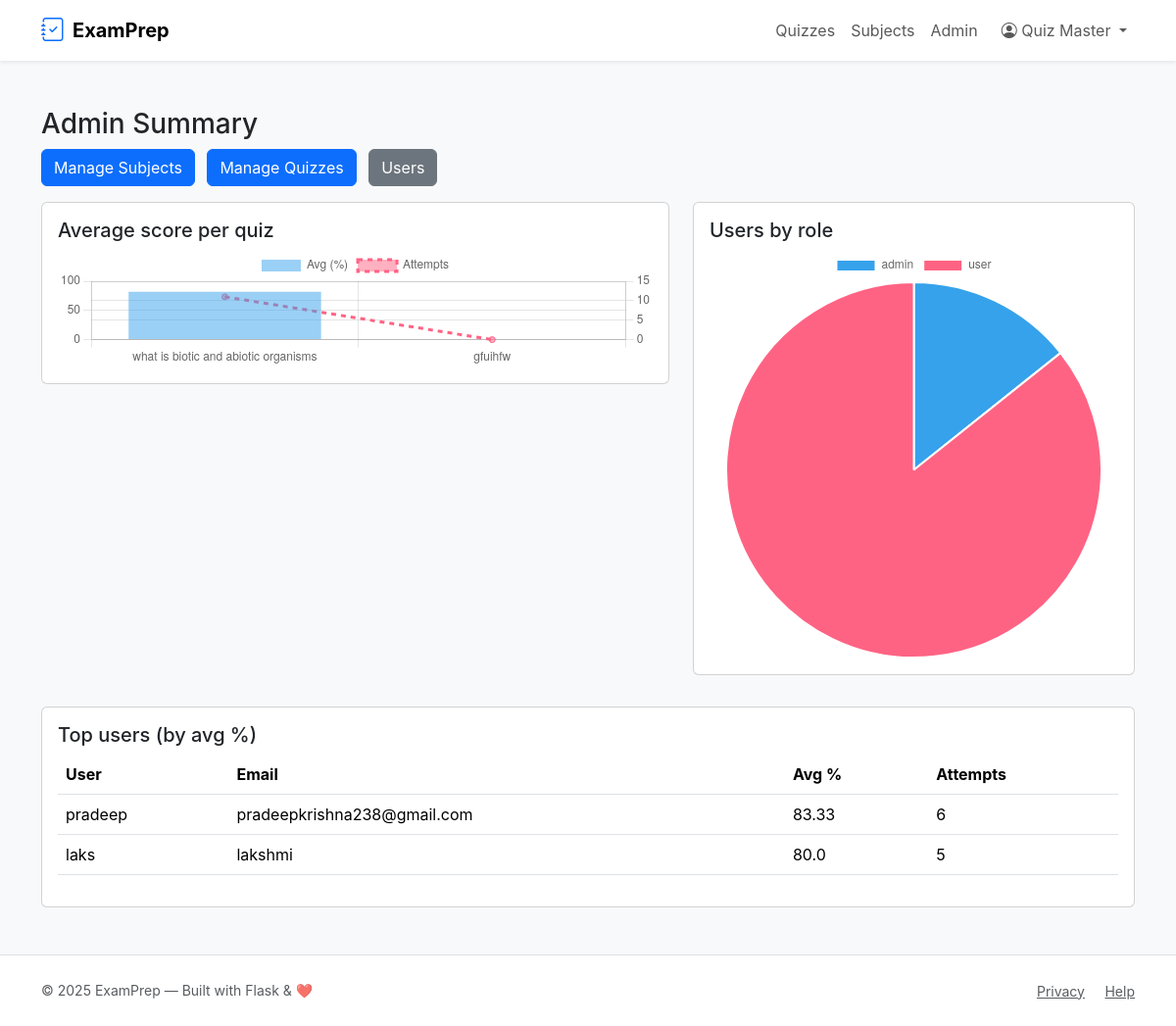
The page /admin/stats (signed in) on the database its author committed.
### tables this page shows
CREATE TABLE users (
    id INTEGER PRIMARY KEY AUTOINCREMENT,
    email TEXT UNIQUE NOT NULL,
    password_hash TEXT NOT NULL,
    full_name TEXT,
    qualification TEXT,
    dob TEXT,
    role TEXT NOT NULL CHECK(role IN ('admin','user')) DEFAULT 'user',
    created_on TEXT NOT NULL DEFAULT (datetime('now'))
);

### app.py (the view)
@app.route('/admin/stats')
@admin_required
def admin_stats():
    avg_rows = query_db('''
        SELECT q.id, q.title, AVG( (1.0 * s.score) / s.total * 100 ) as avg_percent, COUNT(s.id) as attempts
        FROM quizzes q
        LEFT JOIN scores s ON s.quiz_id = q.id
        GROUP BY q.id
        ORDER BY avg_percent DESC
    ''')
    quiz_labels = [r['title'] for r in avg_rows]
    quiz_avgs = [round(r['avg_percent'] or 0,2) for r in avg_rows]
    quiz_attempts = [r['attempts'] for r in avg_rows]
    role_rows = query_db('SELECT role, COUNT(*) as cnt FROM users GROUP BY role')
    roles = [r['role'] for r in role_rows]
    role_counts = [r['cnt'] for r in role_rows]
    top_users = query_db('''
        SELECT u.id, u.email, u.full_name, AVG( (1.0*s.score)/s.total*100 ) as avg_percent, COUNT(s.id) as attempts
        FROM users u
        JOIN scores s ON s.user_id = u.id
        GROUP BY u.id
        HAVING attempts > 0
        ORDER BY avg_percent DESC
        LIMIT 10
    ''')
    return render_template('admin_stats.html',
                           quiz_labels=json.dumps(quiz_labels),
                           quiz_avgs=json.dumps(quiz_avgs),
                           quiz_attempts=json.dumps(quiz_attempts),
                           roles=json.dumps(roles),
                           role_counts=json.dumps(role_counts),
                           top_users=top_users
                           )

### app.py (called while the page is built)
def get_db():
    db = getattr(g, '_database', None)
    if db is None:
        db = g._database = sqlite3.connect(DATABASE)
        db.row_factory = sqlite3.Row
    return db

@app.teardown_appcontext
def close_connection(exc):
    db = getattr(g, '_database', None)
    if db is not None:
        db.close()

def query_db(query, args=(), one=False):
    cur = get_db().execute(query, args)
    rv = cur.fetchall()
    cur.close()
    return (rv[0] if rv else None) if one else rv

def admin_required(f):
    @wraps(f)
    def decorated(*args, **kwargs):
        if 'user_id' not in session or session.get('role') != 'admin':
            flash('Admin access required.', 'danger')
            return redirect(url_for('index'))
        return f(*args, **kwargs)
    return decorated

### templates/admin_stats.html (shortened to what this page needs)
{% extends 'layout.html' %}
{% block content %}
<h3>Admin Summary</h3>
<div class="mb-3">
  <a class="btn btn-primary me-2" href="{{ url_for('admin_subjects') }}">Manage Subjects</a>
  <a class="btn btn-primary me-2" href="{{ url_for('admin_quizzes') }}">Manage Quizzes</a>
  <a class="btn btn-secondary" href="{{ url_for('admin_users') }}">Users</a>
</div>
<div class="row">
  <div class="col-md-7">
    <div class="card mb-3 p-3">
      <h5>Average score per quiz</h5>
      <canvas id="avgQuizChart" height="120"></canvas>
    </div>
  </div>
  <div class="col-md-5">
    <div class="card mb-3 p-3">
      <h5>Users by role</h5>
      <canvas id="rolePieChart" height="200"></canvas>
    </div>
  </div>
</div>
<div class="card mt-3 p-3">
  <h5>Top users (by avg %)</h5>
  <table class="table">
    <thead><tr><th>User</th><th>Email</th><th>Avg %</th><th>Attempts</th></tr></thead>
    <tbody>
      {% for u in top_users %}
        <tr>
          <td>{{ u.full_name or '-' }}</td>
          <td>{{ u.email }}</td>
          <td>{{ (u.avg_percent or 0) | round(2) }}</td>
          <td>{{ u.attempts }}</td>
        </tr>
      {% else %}
        <tr><td colspan="4">No attempts yet</td></tr>
      {% endfor %}
    </tbody>
  </table>
</div>
<script>
const quizLabels = {{ quiz_labels | safe }};
const quizAvgs = {{ quiz_avgs | safe }};
const quizAttempts = {{ quiz_attempts | safe }};
const roles = {{ roles | safe }};
const roleCounts = {{ role_counts | safe }};
// avg per quiz bar
new Chart(document.getElementById('avgQuizChart'), {
  type: 'bar',
  data: {
    labels: quizLabels,
    datasets: [{
      label: 'Avg (%)',
      data: quizAvgs
    },{
      label: 'Attempts',
      data: quizAttempts,
      type: 'line',
      yAxisID: 'y1',
      borderDash: [5,5]
    }]
  },
  options: {
    scales: {
      y: { beginAtZero: true, max:100 },
      y1: { position: 'right', beginAtZero: true }
    }
  }
});
// roles pie chart
new Chart(document.getElementById('rolePieChart'), {
  type: 'pie',
  data: {
    labels: roles,
    datasets: [{ data: roleCounts }]
  }
});
</script>
{% endblock %}

### templates/layout.html (shortened to what this page needs)
<!doctype html>
<html lang="en">
<head>
  <link href="https://cdn.jsdelivr.net/npm/bootstrap@5.3.2/dist/css/bootstrap.min.css" rel="stylesheet"
>
  <link href="https://cdn.jsdelivr.net/npm/bootstrap-icons@1.11.3/font/bootstrap-icons.css" rel="stylesheet">
  <link rel="stylesheet" href="{{ url_for('static', filename='css/style.css') }}">
</head>
<body class="bg-light text-dark">
<nav class="navbar navbar-expand-lg navbar-white bg-white shadow-sm">
  <div class="container">
    <a class="navbar-brand d-flex align-items-center" href="{{ url_for('index') }}">
      <i class="bi bi-journal-check fs-4 me-2 text-primary"></i>
      <span class="fw-bold">ExamPrep</span>
    </a>
    <div class="collapse navbar-collapse" id="mainNav">
      <ul class="navbar-nav ms-auto align-items-lg-center">
        <li class="nav-item"><a class="nav-link" href="{{ url_for('list_quizzes') }}">Quizzes</a></li>
        <li class="nav-item"><a class="nav-link" href="{{ url_for('user_dashboard') }}">Subjects</a></li>
        {% if session.get('user_id') and session.get('role')=='admin' %}
          <li class="nav-item"><a class="nav-link" href="{{ url_for('admin_dashboard') }}">Admin</a></li>
        {% endif %}
        {% if session.get('user_id') %}
          <li class="nav-item dropdown ms-2">
            <a class="nav-link dropdown-toggle" href="#" role="button" data-bs-toggle="dropdown">
              <i class="bi bi-person-circle"></i> {{ session.get('user_name') }}
            </a>
          </li>
        {% else %}
          <li class="nav-item"><a class="btn btn-outline-primary ms-2" href="{{ url_for('login') }}">Login</a></li>
          <li class="nav-item"><a class="btn btn-primary ms-2" href="{{ url_for('register') }}">Register</a></li>
        {% endif %}
      </ul>
    </div>
  </div>
</nav>
<main class="py-5">
  <div class="container">
    {% block content %}{% endblock %}
  </div>
</main>
<footer class="bg-white py-4 mt-auto border-top">
  <div class="container d-flex flex-column flex-md-row justify-content-between align-items-center">
    <div class="small text-muted">© {{ (2025) }} ExamPrep — Built with Flask & ❤️</div>
    <div>
      <a class="text-muted small me-3" href="#">Privacy</a>
      <a class="text-muted small" href="#">Help</a>
    </div>
  </div>
</footer>
</body>
</html>

### static/css/style.css (style rules this page uses)
body { font-family: Inter, system-ui, -apple-system, "Segoe UI", Roboto, "Helvetica Neue", Arial; }

### rows shown on the page
users: get "Quiz Master"
users: full_name "pradeep", email "pradeepkrishna238@gmail.com", avg_percent "83.33", attempts "6"
users: full_name "laks", email "lakshmi", avg_percent "80.0", attempts "5"

### other values the page prints
{{ (2025) }} "2025"
chart data {{ quiz_labels | safe }} ["what is biotic and abiotic organisms", "gfuihfw"]
chart data {{ quiz_avgs | safe }} [81.82, 0]
chart data {{ quiz_attempts | safe }} [11, 0]
chart data {{ roles | safe }} ["admin", "user"]
